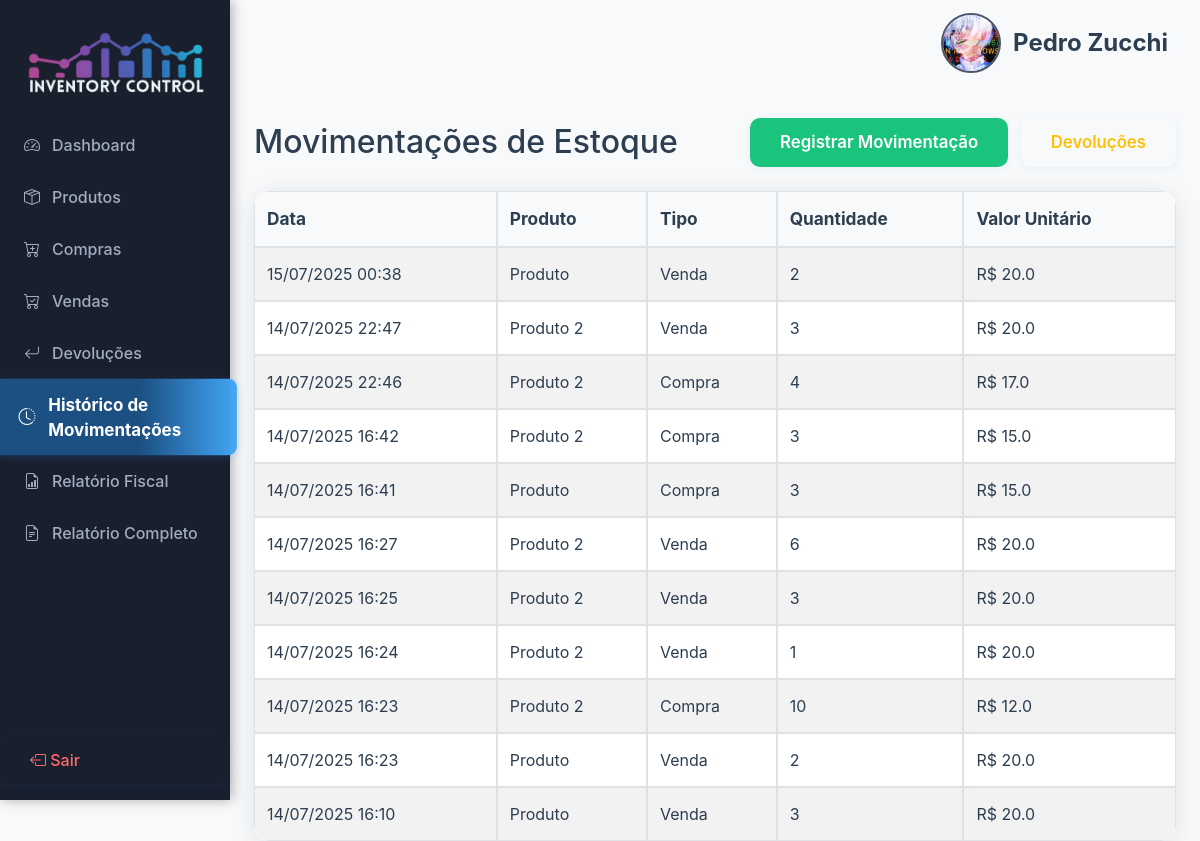
Screenshot of /movimentacoes (signed in) with the database file from the repository.
### models/usuario.py (models this page shows, shortened)
class Usuario(UserMixin, db.Model):
    __tablename__ = 'usuario'
    id = db.Column(db.Integer, primary_key=True)
    nome = db.Column(db.String(150), nullable=False)
    email = db.Column(db.String(150), unique=True, nullable=False)
    senha_hash = db.Column(db.String(128), nullable=False)
    role = db.Column(db.String(50), default='usuario')
    foto_perfil = db.Column(db.String(255), nullable=True, default=None)

### models/movimentacao.py (models this page shows)
class Movimentacao(db.Model):
    __tablename__ = 'movimentacao'
    id = db.Column(db.Integer, primary_key=True)
    tipo = db.Column(db.String(20), nullable=False)  # 'compra', 'venda', 'devolucao'
    produto_id = db.Column(db.Integer, db.ForeignKey('produto.id'), nullable=False)
    quantidade = db.Column(db.Integer, nullable=False)
    valor_unitario = db.Column(db.Float, nullable=False)
    custo_unitario = db.Column(db.Float, nullable=True)  # custo do produto no momento da venda
    percentual_desconto = db.Column(db.Float, default=0.0)  # percentual de desconto aplicado
    desconto_venda = db.Column(db.Float, default=0.0)  # desconto sobre venda
    imposto_vendas = db.Column(db.Float, default=0.0)  # imposto sobre vendas
    cmv = db.Column(db.Float, default=0.0)  # Custo das Mercadorias Vendidas
    despesas_administrativas = db.Column(db.Float, default=0.0)  # despesas administrativas
    despesas_comerciais = db.Column(db.Float, default=0.0)  # despesas comerciais
    data = db.Column(db.DateTime, default=datetime.utcnow)
    produto = db.relationship('Produto', backref='movimentacoes')

### models/produto.py (models this page shows, shortened)
class Produto(db.Model):
    __tablename__ = 'produto'
    id = db.Column(db.Integer, primary_key=True)
    nome = db.Column(db.String(150), nullable=False)
    descricao = db.Column(db.Text, nullable=True)
    preco_compra = db.Column(db.Float, nullable=False)
    preco_venda = db.Column(db.Float, nullable=False)
    quantidade_estoque = db.Column(db.Integer, default=0)

### app.py (the view)
@app.route('/movimentacoes', methods=['GET'])
@login_required
def listar_movimentacoes():
    movimentacoes = Movimentacao.query.order_by(Movimentacao.data.desc()).all()
    return render_template('movimentacoes.html', movimentacoes=movimentacoes)

### app.py (called while the page is built)
@login_manager.user_loader
def load_user(user_id):
    return db.session.get(Usuario, int(user_id))

@app.context_processor
def inject_alertas_fiscais():
    alertas = []
    vendas = Movimentacao.query.filter_by(tipo='venda').order_by(Movimentacao.data.desc()).limit(20).all()
    for venda in vendas:
        produto = Produto.query.get(venda.produto_id)
        if venda.valor_unitario < produto.preco_compra:
            alertas.append(f"Venda do produto '{produto.nome}' abaixo do custo em {venda.data.strftime('%d/%m/%Y')}")
    return dict(alertas_fiscais=alertas)

### templates/movimentacoes.html (shortened to what this page needs)
{% extends 'base.html' %}
{% block content %}
<div class="container mt-5">
    <div class="d-flex justify-content-between align-items-center mb-4">
        <h2 class="mb-0">Movimentações de Estoque</h2>
        <div>
            <a href="{{ url_for('registrar_movimentacao') }}" class="btn btn-success">Registrar Movimentação</a>
            <a href="{{ url_for('logistica_reversa') }}" class="btn btn-outline-warning ms-2">Devoluções</a>
        </div>
    </div>
    <table class="table table-striped">
        <thead>
            <tr>
                <th>Data</th>
                <th>Produto</th>
                <th>Tipo</th>
                <th>Quantidade</th>
                <th>Valor Unitário</th>
            </tr>
        </thead>
        <tbody>
            {% for mov in movimentacoes %}
            <tr>
                <td>{{ mov.data.strftime('%d/%m/%Y %H:%M') }}</td>
                <td>{{ mov.produto.nome }}</td>
                <td>{{ mov.tipo|capitalize }}</td>
                <td>{{ mov.quantidade }}</td>
                <td>R$ {{ mov.valor_unitario }}</td>
            </tr>
            {% endfor %}
        </tbody>
    </table>
</div>
{% endblock %}

### templates/base.html (shortened to what this page needs)
<!DOCTYPE html>
<html lang="pt-br">
<head>
    <link rel="stylesheet" href="https://cdn.jsdelivr.net/npm/bootstrap@5.3.2/dist/css/bootstrap.min.css">
    <link rel="stylesheet" href="https://cdn.jsdelivr.net/npm/bootstrap-icons@1.11.3/font/bootstrap-icons.css">
    <link rel="stylesheet" href="{{ url_for('static', filename='css/custom.css') }}">
</head>
<body>
    {% if current_user.is_authenticated %}
    <div class="sidebar">
        <div class="logo" style="text-align:center; padding-bottom: 0;">
            <img src="{{ url_for('static', filename='img/logoinventory.png') }}" alt="Logo" style="max-width: 180px; max-height: 120px; display: block; margin: 0 auto 8px auto;">
        </div>
        <nav style="position: relative;">
            <a href="{{ url_for('index') }}" class="{% if request.endpoint == 'index' %}active nav-current{% endif %}"><i class="bi bi-speedometer2"></i> Dashboard</a>
            <a href="{{ url_for('listar_produtos') }}" class="{% if request.endpoint == 'listar_produtos' %}active nav-current{% endif %}"><i class="bi bi-box-seam"></i> Produtos</a>
            <a href="{{ url_for('registrar_movimentacao', tipo='compra') }}" class=""><i class="bi bi-cart-plus"></i> Compras</a>
            <a href="{{ url_for('registrar_movimentacao', tipo='venda') }}" class=""><i class="bi bi-cart-check"></i> Vendas</a>
            <a href="{{ url_for('listar_devolucoes') }}" class="{% if request.endpoint == 'listar_devolucoes' %}active nav-current{% endif %}"><i class="bi bi-arrow-return-left"></i> Devoluções</a>
            <a href="{{ url_for('listar_movimentacoes') }}" class="{% if request.endpoint == 'listar_movimentacoes' %}active nav-current{% endif %}"><i class="bi bi-clock-history"></i> Histórico de Movimentações</a>
            <a href="{{ url_for('relatorio_fiscal') }}" class="{% if request.endpoint == 'relatorio_fiscal' %}active nav-current{% endif %}"><i class="bi bi-file-earmark-bar-graph"></i> Relatório Fiscal</a>
            <a href="{{ url_for('relatorio_geral_completo') }}" class="{% if request.endpoint == 'relatorio_geral_completo' %}active nav-current{% endif %}"><i class="bi bi-file-earmark-text"></i> Relatório Completo</a>
        </nav>
        <form action="{{ url_for('logout') }}" method="post" class="mt-auto">
            <button type="submit" class="logout"><i class="bi bi-box-arrow-left"></i> Sair</button>
        </form>
    </div>
    <div class="main" style="margin-left:230px; min-height:100vh;">
        <div class="topbar" style="position:relative;">
            <div style="position:absolute; right:32px; top:50%; transform:translateY(-50%);">
                <div class="user">
                    <a href="{{ url_for('editar_conta') }}" class="d-flex align-items-center text-decoration-none" style="gap: 12px; color: inherit;">
                        <img src="{{ url_for('static', filename=current_user.foto_perfil) if current_user.is_authenticated and current_user.foto_perfil else 'https://ui-avatars.com/api/?name=' + (current_user.nome if current_user.is_authenticated else 'Usuário') }}" class="avatar" alt="Avatar">
                        <div>
                            <div class="name">{{ current_user.nome if current_user.is_authenticated else 'Visitante' }}</div>
                        </div>
                    </a>
                </div>
            </div>
        </div>
        <div class="container-fluid mt-4">
        {% block content %}{% endblock %}
        </div>
    </div>
    {% endif %}
</body>
</html>

### static/css/custom.css (style rules this page uses)
body { background: #f8f9fa; font-family: 'Inter', 'Segoe UI', Arial, sans-serif; color: #2c3e50; margin: 0; }
.sidebar { position: fixed; left: 0; top: 0; width: 230px; height: 100vh; background: #1a1f2e; color: #fff; display: flex; flex-direction: column; z-index: 100; box-shadow: 2px 0 12px 0 rgba(0,0,0,0.3); }
.sidebar .logo { font-size: 1.4rem; font-weight: bold; padding: 32px 24px 16px 24px; letter-spacing: 1px; color: #fff; }
.sidebar nav { flex: 1; display: flex; flex-direction: column; gap: 4px; margin-top: 16px; }
.sidebar nav a { color: #a0aec0; text-decoration: none; padding: 12px 24px; border-radius: 8px; display: flex; align-items: center; gap: 12px; font-size: 1rem; transition: background 0.2s, color 0.2s; font-weight: 500; }
.sidebar nav a.active, .sidebar nav a:hover { background: #2d3748; color: #fff; }
.sidebar nav a.nav-current { background: linear-gradient(90deg, #1e88e575 60%, #42a5f5 100%); color: #fff !important; font-weight: bold; box-shadow: 0 2px 8px rgba(30,136,229,0.20); border-left: none; animation: navCurrentFadeIn 0.5s cubic-bezier(0.4, 0, 0.2, 1); transition: background 0.3s, color 0.3s, transform 0.3s; transform: scale(1.06); }
.sidebar .logout { margin: 24px 0 16px 0; padding: 12px 24px; color: #ff6b6b; background: none; border: none; text-align: left; width: 100%; font-size: 1rem; cursor: pointer; font-weight: 500; }
.topbar { margin-left: 230px; height: 70px; background: transparent !important; display: flex; align-items: center; padding: 0 32px; box-shadow: none !important; position: sticky; top: 0; z-index: 10; border-bottom: none !important; }
.topbar .user { display: flex; align-items: center; gap: 12px; background: transparent !important; padding: 0 !important; border: none !important; margin-top: 16px; }
.topbar .user .avatar { width: 60px; height: 60px; border-radius: 50%; object-fit: cover; border: 2px solid #4a5568; }
.topbar .user .name { font-weight: 700; font-size: 1.5rem; color: #2c3e50; }
.btn { border-radius: 8px; font-weight: 500; padding: 8px 20px; font-size: 1rem; border: none; transition: all 0.2s; cursor: pointer; }
.btn-success { background: #1bc47d; color: #fff; border: 2px solid #1bc47d; }
.container, .container-fluid, .main { background: #f8f9fa !important; }
.btn, button, input[type="submit"], input[type="button"] { border-radius: 10px !important; font-weight: 600; padding: 10px 28px !important; font-size: 1.05rem; border: 2px solid transparent !important; transition: all 0.2s; box-shadow: 0 2px 8px rgba(30,136,229,0.08); outline: none !important; }
.btn-success { background: #1bc47d !important; color: #fff !important; border: 2px solid #1bc47d !important; }
.table, .table-bordered, .table-striped, .table-box table, table, thead, tbody, tr, th, td { background-color: #ffffff !important; color: #2c3e50 !important; border: none !important; }
.table thead, .table-box th, .table-box thead th, thead th { background: #f8f9fa !important; color: #2c3e50 !important; font-weight: 700; font-size: 1.08rem; border-bottom: 2px solid #dee2e6 !important; }
.table tbody tr, .table-box tbody tr, tbody tr { transition: background 0.2s; }
.table tbody tr:nth-child(even), .table-box tbody tr:nth-child(even), tbody tr:nth-child(even) { background: #f8f9fa !important; }
.table td, .table th, .table-box td, .table-box th, td, th { border: 1px solid #dee2e6 !important; border-collapse: collapse !important; padding: 14px 12px !important; vertical-align: middle !important; }
.table, .table-box, .table-bordered, .table-striped, table { border-radius: 16px !important; overflow: hidden; border-collapse: separate !important; border-spacing: 0; box-shadow: 0 4px 24px rgba(0,0,0,0.10); margin-bottom: 0; }

### rows the page displays
Usuario: foto_perfil (picture), nome "Pedro Zucchi"
Movimentacao: data "15/07/2025 00:38", produto.nome "Produto", tipo "Venda", quantidade "2", valor_unitario "20.0"
Movimentacao: data "14/07/2025 22:47", produto.nome "Produto 2", tipo "Venda", quantidade "3", valor_unitario "20.0"
Movimentacao: data "14/07/2025 22:46", produto.nome "Produto 2", tipo "Compra", quantidade "4", valor_unitario "17.0"
Movimentacao: data "14/07/2025 16:42", produto.nome "Produto 2", tipo "Compra", quantidade "3", valor_unitario "15.0"
Movimentacao: data "14/07/2025 16:41", produto.nome "Produto", tipo "Compra", quantidade "3", valor_unitario "15.0"
Movimentacao: data "14/07/2025 16:27", produto.nome "Produto 2", tipo "Venda", quantidade "6", valor_unitario "20.0"
Movimentacao: data "14/07/2025 16:25", produto.nome "Produto 2", tipo "Venda", quantidade "3", valor_unitario "20.0"
Movimentacao: data "14/07/2025 16:24", produto.nome "Produto 2", tipo "Venda", quantidade "1", valor_unitario "20.0"
Movimentacao: data "14/07/2025 16:23", produto.nome "Produto 2", tipo "Compra", quantidade "10", valor_unitario "12.0"
Movimentacao: data "14/07/2025 16:23", produto.nome "Produto", tipo "Venda", quantidade "2", valor_unitario "20.0"
Movimentacao: data "14/07/2025 16:10", produto.nome "Produto", tipo "Venda", quantidade "3", valor_unitario "20.0"
